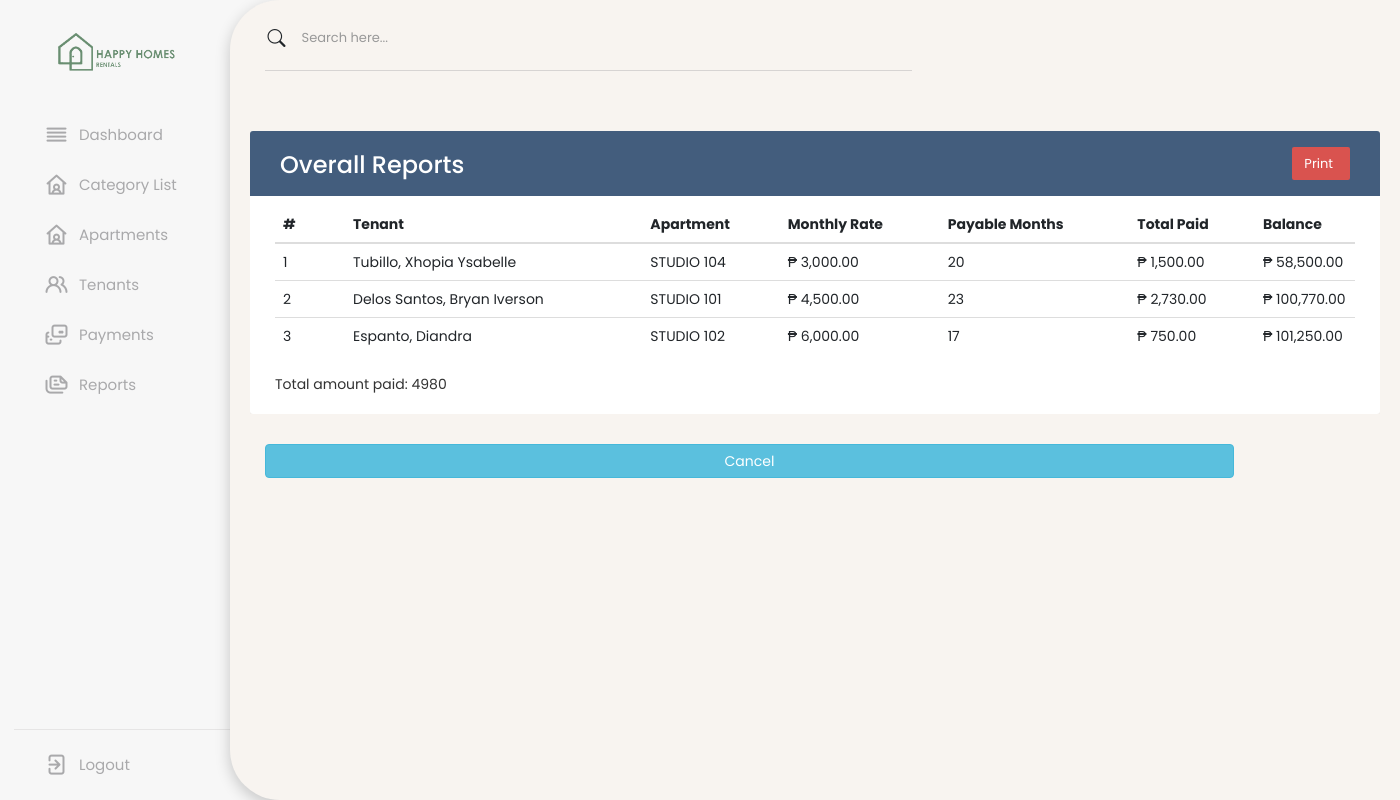
The app's page /report.php with its own data.
### tables this page shows
CREATE TABLE `payments` (
  `id` int(30) NOT NULL,
  `tenant_id` int(30) NOT NULL,
  `paid` float NOT NULL,
  `invoice` varchar(50) NOT NULL,
  `date_created` datetime NOT NULL DEFAULT current_timestamp()
);

CREATE TABLE `apartments` (
  `id` int(30) NOT NULL,
  `category_id` int(30) NOT NULL,
  `apart` varchar(30) NOT NULL,
  `status` tinyint(1) NOT NULL DEFAULT 0 COMMENT '0 = Available, 1 = Unavailable, 2 = Maintenance'
);

CREATE TABLE `apartment_categories` (
  `id` int(30) NOT NULL,
  `name` text NOT NULL,
  `amount` float NOT NULL
);

### Stored_Data/Get_List/get_payment_list.php (called while the page is built)
<?php
    require_once "db_conn.php";
    $tenants = [];
    $query = "SELECT p.*, t.firstname, t.lastname, t.apartment_id, a.apart, ac.amount, t.dt
              FROM payments p
              INNER JOIN tenants t ON p.tenant_id = t.id
              INNER JOIN apartments a ON t.apartment_id = a.id
              INNER JOIN apartment_categories ac ON a.category_id = ac.id
              ORDER BY p.date_created DESC";
    $payments_query = $conn->query($query);
    while ($row = $payments_query->fetch_assoc()) {
        $tenantId = $row['tenant_id'];
        if (!isset($tenants[$tenantId])) {
            $tenants[$tenantId] = [
                'tenant' => $row['lastname'] . ', ' . $row['firstname'],
                'apartment' => $row['apart'],
                'amount' => $row['amount'],
                'paid' => 0,
                'monthsAhead' => 0,
                'balance' => 0,
                'payments' => []
            ];
        }
        $tenants[$tenantId]['paid'] += $row['paid'];
        $tenants[$tenantId]['monthsAhead'] = calculateMonthsAhead($row['dt']);
        $tenants[$tenantId]['balance'] = ($tenants[$tenantId]['monthsAhead'] * $tenants[$tenantId]['amount']) - $tenants[$tenantId]['paid'];
        $tenants[$tenantId]['payments'][] = [
            'date' => formatDate($row['date_created']),
            'invoice' => $row['invoice'],
            'paid' => $row['paid'],
            'id' => $row['id']
        ];
    }
    function calculateMonthsAhead($date)
    {
        $today = new DateTime();
        $tenantDate = new DateTime($date);
        $interval = $today->diff($tenantDate);
        $monthsAhead = $interval->y * 12 + $interval->m;
        return $monthsAhead;
    }
    function formatDate($date)
    {
        $dateTime = new DateTime($date);
        $formattedDate = $dateTime->format('F d, Y - g:iA');
        return $formattedDate;
    }
?>

### report.php (the view, shortened to what this page needs)
<?php
include "db_conn.php";
?>
<!DOCTYPE html>
<html lang="en">
<head>
    <?php include 'extras/header.php'; ?>
</head>
<body>
    <?php include 'extras/nav.php'; ?>
    <section class="dashboard">
        <div class="header-container">
            <div class="row justify-content-start align-items-center mb-4">
                <div class="col-auto">
                    <div class="input-group search-container">
                        <div class="input-group-prepend">
                            <span class="input-group-text bg-transparent border-0">
                                <i class="bi bi-search text-dark"></i>
                            </span>
                        </div>
                        <input type="text" id="search-input" class="form-control rounded-pill search-input" placeholder="Search here..." aria-label="Search">
                    </div>
                </div>
            </div>
            <hr class="separator">
        </div>
        <?php include "Stored_Data/Get_List/get_payment_list.php"; ?>
        <div class="dash-content">
            <div class="overview">
                <div class="table-responsive">
                    <div class="table-wrapper">
                        <div class="table-title">
                            <div class="row">
                                <div class="col-xs-6">
                                    <h2> Overall Reports</h2>
                                </div>
                                <div class="col-xs-6">
                                    <a href="data-print.php" id="submitCat" class="btn btn-danger" data-toggle="modal"
                                        data-target="#addModal"><i class="material-icons"></i> <span>Print</span></a>
                                </div>
                            </div>
                        </div>
                        <table id="overall_report" class="table table-borderless table-hover">
                            <thead>
                                <tr>
                                    <th data-column="1">#</th>
                                    <th data-column="2">Tenant</th>
                                    <th data-column="3">Apartment</th>
                                    <th data-column="4">Monthly Rate</th>
                                    <th data-column="5">Payable Months</th>
                                    <th data-column="6">Total Paid</th>
                                    <th data-column="7">Balance</th>
                                </tr>
                            </thead>
                            <tbody>
                                <?php
                                $rowNumber = 1;
                                foreach ($tenants as $tenant) {
                                    $price = number_format($tenant['amount'], 2);
                                    $paid = number_format($tenant['paid'], 2);
                                    $balance = number_format($tenant['balance'], 2);
                                    ?>
                                    <tr data-bs-toggle="collapse" data-bs-target="#nestedRow<?= $rowNumber ?>"
                                        class="accordion-toggle">
                                        <td>
                                            <?php echo $rowNumber ?>
                                        </td>
                                        <td>
                                            <?= $tenant['tenant'] ?>
                                        </td>
                                        <td>
                                            <?= $tenant['apartment'] ?>
                                        </td>
                                        <td>₱
                                            <?= $price ?>
                                        </td>
                                        <td>
                                            <?= $tenant['monthsAhead'] ?>
                                        </td>
                                        <td>₱
                                            <?= $paid ?>
                                        </td>
                                        <td>₱
                                            <?= $balance ?>
                                        </td>
                                    </tr>
                    <?php
                    $rowNumber++;
                                }
                                ?>
                </tbody>
                </table>
                <?php
                $result = mysqli_query($conn, 'SELECT SUM(paid) AS value_sum FROM payments');
                $row = mysqli_fetch_assoc($result);
                $sum = $row['value_sum']; ?>
                <?php echo "Total amount paid: $sum"; ?><br>
            </div>
        </div>
        </div>
        </div>
        <div class="container">
            <button type="" class="btn btn-info noprint" style="width: 85%"
                onclick="window.location.replace('reports.php');">Cancel</button>
        </div>
    </section>
</body>
</html>

### css/style.css (style rules this page uses)
* { margin: 0; padding: 0; box-sizing: border-box; font-family: 'Poppins', sans-serif; }
:root { --primary-color: #0E4BF1; --panel-color: #FFF; --text-color: #000; --black-light-color: #707070; --border-color: #e6e5e5; --toggle-color: #DDD; --box1-color: #4DA3FF; --box2-color: #FFE6AC; --box3-color: #E7D1FC; --title-icon-color: #fff; --tran-05: all 0.5s ease; --tran-03: all 0.3s ease; --tran-03: all 0.2s ease; }
body { min-height: 100vh; background-color: #f7f7f7 !important; }
.dashboard { position: absolute; left: 230px; background-color: #f8f4f0; min-height: 100vh; width: calc(100% - 230px); padding: 20px; transition: var(--tran-05); z-index: 999; box-shadow: 0px 5px 15px rgba(0, 0, 0, 0.2); border-top-left-radius: 50px; border-bottom-left-radius: 50px; }
.header-container { padding-left: 15px; }
.dashboard .dash-content { padding-top: 20px; }

### css/nested-table.css (style rules this page uses)
.accordion-toggle { cursor: pointer; }

### css/dashboard-style.css (style rules this page uses)
.input-group { width: 100%; }
.search-container { display: flex; align-items: center; position: relative; width: 100%; }
.search-container .input-group-text { padding: 0; }
.separator { border: none; border-top: 1px solid #1e1d3098; width: 58%; margin: 10px 0; position: relative; z-index: 1; }
.input-group-text { background-color: transparent; border: none; padding: 0; }
.search-input { background-color: transparent !important; font-size: 13px !important; padding-left: 45px !important; border: none !important; box-shadow: none !important; outline: none !important; width: 270% !important; height: 35px !important; box-sizing: border-box; }
.bi-search { color: #1e1d30; font-size: 18px; position: absolute; left: 10px; top: 50%; transform: translateY(-50%); }

### css/modal.css (style rules this page uses)
body { color: #566787; background: #f5f5f5; font-family: 'Varela Round', sans-serif; font-size: 13px; }
.table-responsive { margin: 30px 0; }
.table-wrapper { min-width: 900px; background: #fff; padding: 20px 25px; border-radius: 3px; box-shadow: 0 1px 1px rgba(0,0,0,.05); }
.table-title { padding-bottom: 15px; background: #435d7d; color: #fff; padding: 16px 30px; margin: -20px -25px 10px; border-radius: 3px 3px 0 0; }
.table-title h2 { margin: 5px 0 0; font-size: 24px; }
.table-title .btn { color: #fff; float: right; font-size: 13px; border: none; min-width: 50px; border-radius: 2px; border: none; outline: none !important; margin-left: 10px; }
.table-title .btn span { float: left; margin-top: 2px; }
table.table tr th, table.table tr td { border-color: #e9e9e9; padding: 12px 15px; vertical-align: middle; }
table.table tr th:first-child { width: 70px; }
table.table tr th:last-child { width: 100px; }

### records on screen
payments: tenant "Tubillo, Xhopia Ysabelle", apartments.apart "STUDIO 104", apartment_categories.amount "3,000.00", monthsAhead "20", paid "1,500.00", balance "58,500.00"
payments: tenant "Espanto, Diandra", apartments.apart "STUDIO 102", apartment_categories.amount "6,000.00", monthsAhead "17", paid "750.00", balance "101,250.00"

### other values on screen
$tenant['tenant'] "Delos Santos, Bryan Iverson"
$tenant['apartment'] "STUDIO 101"
$price "4,500.00"
$tenant['monthsAhead'] "23"
$paid "2,730.00"
$balance "100,770.00"
$sum "4980"
